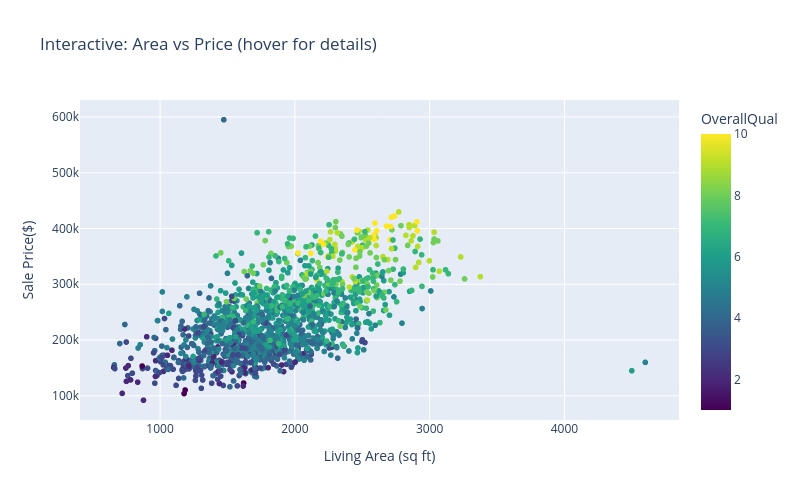

The notebook cell saved with this chart:
### Code cell
# Make one interactive plotly chart — a scatter you can hover, with extra details in the tooltip.
import plotly.express as px

fig = px.scatter(df, x='GrLivArea', y='SalePrice', color='OverallQual',
                hover_data = ['Neighborhood', 'YearBuilt'],
                title = 'Interactive: Area vs Price (hover for details)',
                labels = {'GrLivArea':'Living Area (sq ft)', 'SalePrice':'Sale Price($)'},
                color_continuous_scale='viridis')
fig.update_layout(width=800, height=500)
fig.show()

### Figure 1 — Plotly figure (JSON) as saved in the notebook; plotly's stock layout.template omitted (floating-point values rounded to 4 significant figures; data arrays with more than 128 entries replaced by an {"elided": "..."} marker saying what was removed)
{"data": [{"customdata": {"elided": "1460x2 mixed values"}, "hovertemplate": "Living Area (sq ft)=%{x}<br>Sale Price($)=%{y}<br>Neighborhood=%{customdata[0]}<br>YearBuilt=%{customdata[1]}<br>OverallQual=%{marker.color}<extra></extra>", "legendgroup": "", "marker": {"color": {"elided": "1460 int values"}, "coloraxis": "coloraxis", "symbol": "circle"}, "mode": "markers", "name": "", "showlegend": false, "type": "scattergl", "x": {"elided": "1460 int values"}, "xaxis": "x", "y": {"elided": "1460 int values"}, "yaxis": "y"}], "layout": {"coloraxis": {"autocolorscale": false, "colorbar": {"title": {"text": "OverallQual"}}, "colorscale": [[0, "#440154"], [0.1111, "#482878"], [0.2222, "#3e4989"], [0.3333, "#31688e"], [0.4444, "#26828e"], [0.5556, "#1f9e89"], [0.6667, "#35b779"], [0.7778, "#6ece58"], [0.8889, "#b5de2b"], [1, "#fde725"]]}, "height": 500, "legend": {"tracegroupgap": 0}, "title": {"text": "Interactive: Area vs Price (hover for details)"}, "width": 800, "xaxis": {"anchor": "y", "domain": [0, 1], "title": {"text": "Living Area (sq ft)"}}, "yaxis": {"anchor": "x", "domain": [0, 1], "title": {"text": "Sale Price($)"}}}}
